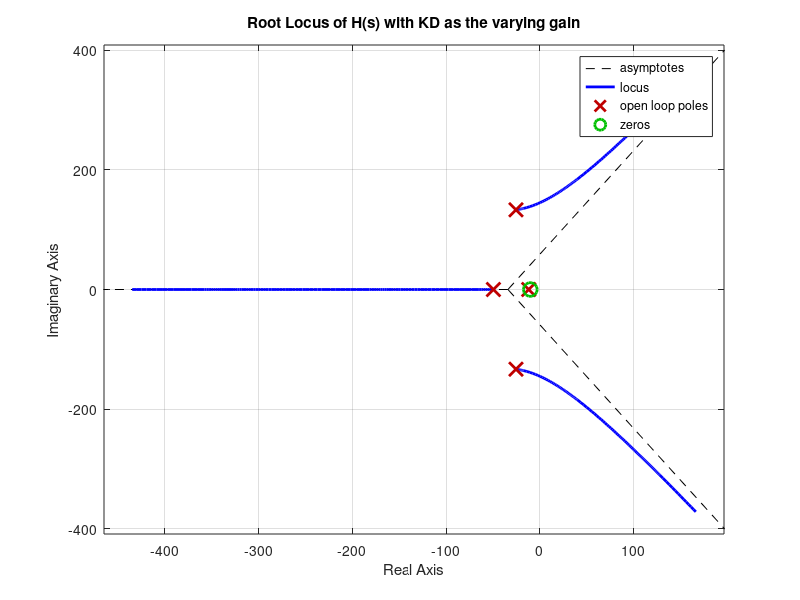

Source code (MATLAB):
% Clear previous data
clear all;
close all;
clc;

% Define the gain relationship
KD = 1; % Set KD to 1 initially; this will be varied by root locus
Kp = 10 * KD; % Fixed relationship between Kp and KD

% Define the coefficients of the transfer function based on H(s) provided
numerator = [100 * KD, 100 * Kp];

% Substitute Kp = 10 * KD in the denominator expression
denominator = [
    0.00009409, ...
    (0.000808786 + 0.0097 * KD), ...
    (1.94173806 + 0.0097 * Kp + 0.04169 * KD), ...
    (8.338 + 0.04169 * Kp + 100 * KD), ...
    100 * Kp
];

% Create a transfer function object with KD as a variable gain
sys = tf(numerator, denominator);

% Plot the root locus with KD as the varying gain
rlocus(sys);
title('Root Locus of H(s) with KD as the varying gain');
xlabel('Real Axis');
ylabel('Imaginary Axis');
grid on;
